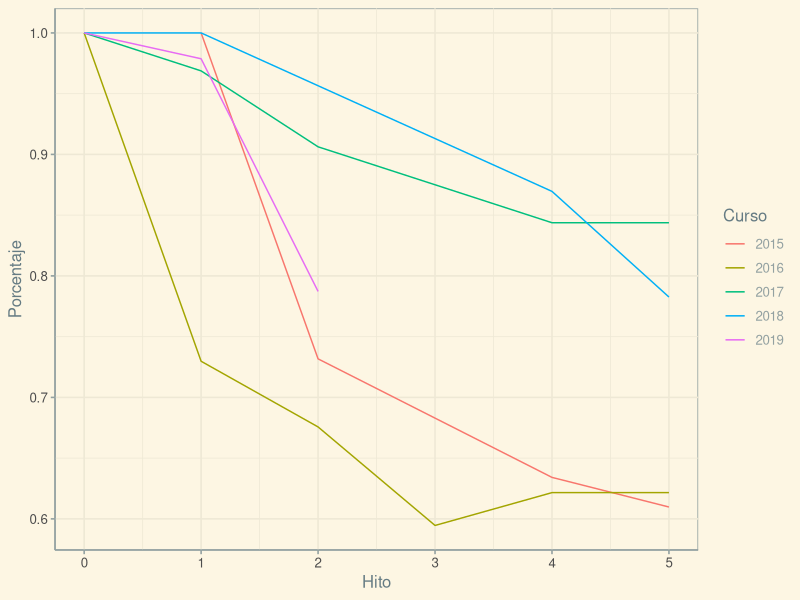

The R source for this figure:
library(ggplot2)
library(dplyr)
library(ggthemes)
data <- read.csv("notas-suspensos-entregas-2015-2019.csv")


data <- data %>% group_by(Curso) %>% mutate(Porcentaje = Cuantos/max(Cuantos))
data$Curso <- as.factor(data$Curso)
ggplot( data,aes(x=Hito,y=Porcentaje,color=Curso,group=Curso)) + geom_line() + theme_solarized()

